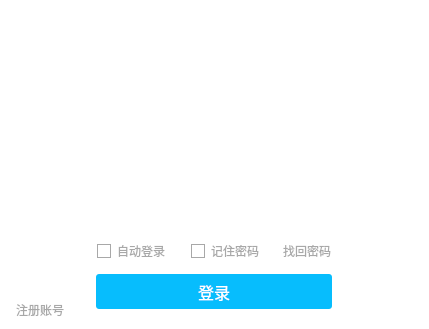
<?xml version="1.0" encoding="UTF-8"?>
<ui version="4.0">
 <class>ChatRoomLoginClass</class>
 <widget class="QWidget" name="ChatRoomLoginClass">
  <property name="geometry">
   <rect>
    <x>0</x>
    <y>0</y>
    <width>429</width>
    <height>329</height>
   </rect>
  </property>
  <property name="windowTitle">
   <string>ChatRoomLogin</string>
  </property>
  <property name="styleSheet">
   <string notr="true">background-color: rgb(255, 255, 255);</string>
  </property>
  <widget class="QCheckBox" name="m_chkAutoLogin">
   <property name="geometry">
    <rect>
     <x>97</x>
     <y>243</y>
     <width>71</width>
     <height>16</height>
    </rect>
   </property>
   <property name="autoFillBackground">
    <bool>false</bool>
   </property>
   <property name="styleSheet">
    <string notr="true">QCheckBox{ color: rgb(168, 168, 168);}
QCheckBox::indicator { border: 1px solid #A8A8A8;}</string>
   </property>
   <property name="text">
    <string>自动登录</string>
   </property>
  </widget>
  <widget class="QCheckBox" name="m_chkRemPasswd">
   <property name="geometry">
    <rect>
     <x>191</x>
     <y>243</y>
     <width>71</width>
     <height>16</height>
    </rect>
   </property>
   <property name="styleSheet">
    <string notr="true">#m_chkRemPasswd{ 
color: rgb(168, 168, 168);
}
#m_chkRemPasswd::indicator { 
border: 1px solid #A8A8A8;
}</string>
   </property>
   <property name="text">
    <string>记住密码</string>
   </property>
   <property name="checked">
    <bool>true</bool>
   </property>
   <property name="tristate">
    <bool>false</bool>
   </property>
  </widget>
  <widget class="QPushButton" name="m_btnLogin">
   <property name="geometry">
    <rect>
     <x>96</x>
     <y>274</y>
     <width>236</width>
     <height>35</height>
    </rect>
   </property>
   <property name="font">
    <font>
     <family>微软雅黑</family>
     <pointsize>12</pointsize>
    </font>
   </property>
   <property name="styleSheet">
    <string notr="true">#m_btnLogin{
border-radius: 3px;
background-color: rgb(7, 189, 253);
color: rgb(255, 255, 255);
}
#m_btnLogin:hover{
background-color: rgb(0, 10, 255);
border-radius: 3px;
background-color: rgb(70, 189, 253);
color: rgb(255, 255, 255);
}</string>
   </property>
   <property name="text">
    <string>登录</string>
   </property>
  </widget>
  <widget class="QLabel" name="m_labAnimation">
   <property name="geometry">
    <rect>
     <x>0</x>
     <y>0</y>
     <width>429</width>
     <height>128</height>
    </rect>
   </property>
   <property name="text">
    <string/>
   </property>
  </widget>
  <widget class="QLabel" name="m_labProfile">
   <property name="geometry">
    <rect>
     <x>178</x>
     <y>92</y>
     <width>72</width>
     <height>72</height>
    </rect>
   </property>
   <property name="styleSheet">
    <string notr="true">border-style:solid;
border-radius: 36px;
background-color: rgba(255, 255, 255,200);</string>
   </property>
   <property name="text">
    <string/>
   </property>
  </widget>
  <widget class="QLabel" name="m_labLogo">
   <property name="geometry">
    <rect>
     <x>7</x>
     <y>2</y>
     <width>54</width>
     <height>32</height>
    </rect>
   </property>
   <property name="styleSheet">
    <string notr="true">background-color: transparent;</string>
   </property>
   <property name="text">
    <string/>
   </property>
  </widget>
  <widget class="QPushButton" name="m_btnRegister">
   <property name="geometry">
    <rect>
     <x>8</x>
     <y>294</y>
     <width>64</width>
     <height>32</height>
    </rect>
   </property>
   <property name="styleSheet">
    <string notr="true">#m_btnRegister{
color: rgb(168, 168, 168);
border-radius: 3px;
}
#m_btnRegister:hover{
color: rgb(120, 120, 120);
}</string>
   </property>
   <property name="text">
    <string>注册账号</string>
   </property>
   <property name="flat">
    <bool>true</bool>
   </property>
  </widget>
  <widget class="QPushButton" name="m_btnFindPassword">
   <property name="geometry">
    <rect>
     <x>275</x>
     <y>235</y>
     <width>64</width>
     <height>32</height>
    </rect>
   </property>
   <property name="styleSheet">
    <string notr="true">#m_btnFindPassword{
color: rgb(168, 168, 168);
border-radius: 3px;
}
#m_btnFindPassword:hover{
color: rgb(120, 120, 120);
}</string>
   </property>
   <property name="text">
    <string>找回密码</string>
   </property>
   <property name="flat">
    <bool>true</bool>
   </property>
  </widget>
  <widget class="QPushButton" name="m_btnClose">
   <property name="geometry">
    <rect>
     <x>399</x>
     <y>0</y>
     <width>30</width>
     <height>30</height>
    </rect>
   </property>
   <property name="styleSheet">
    <string notr="true">#m_btnClose{
border-style:solid;
background-color: rgba(255, 255, 255, 0);
}
#m_btnClose:hover{
border-image:url(./res/login/SelectClose.ico);
}</string>
   </property>
   <property name="text">
    <string/>
   </property>
   <property name="icon">
    <iconset>
     <normaloff>res/login/NormalClose.ico</normaloff>
     <selectedoff>res/login/NormalClose.ico</selectedoff>
     <selectedon>res/login/NormalClose.ico</selectedon>res/login/NormalClose.ico</iconset>
   </property>
   <property name="iconSize">
    <size>
     <width>30</width>
     <height>30</height>
    </size>
   </property>
  </widget>
  <widget class="QPushButton" name="m_btnMin">
   <property name="geometry">
    <rect>
     <x>369</x>
     <y>0</y>
     <width>30</width>
     <height>30</height>
    </rect>
   </property>
   <property name="styleSheet">
    <string notr="true">#m_btnMin{
border-style:solid;
background-color: rgba(255, 255, 255, 0);
}
#m_btnMin:hover{
border-image:url(./res/login/SelectMin.ico);
}</string>
   </property>
   <property name="text">
    <string/>
   </property>
   <property name="icon">
    <iconset>
     <normaloff>res/login/NormalMin.ico</normaloff>res/login/NormalMin.ico</iconset>
   </property>
   <property name="iconSize">
    <size>
     <width>30</width>
     <height>30</height>
    </size>
   </property>
  </widget>
  <widget class="QPushButton" name="m_btnSetting">
   <property name="geometry">
    <rect>
     <x>339</x>
     <y>0</y>
     <width>30</width>
     <height>30</height>
    </rect>
   </property>
   <property name="styleSheet">
    <string notr="true">#m_btnSetting{
border-style:solid;
background-color: rgba(255, 255, 255, 0);
}
#m_btnSetting:hover{
border-image:url(./res/login/SelectSetting.ico);
}</string>
   </property>
   <property name="text">
    <string/>
   </property>
   <property name="icon">
    <iconset>
     <normaloff>res/login/NormalSetting.ico</normaloff>res/login/NormalSetting.ico</iconset>
   </property>
   <property name="iconSize">
    <size>
     <width>30</width>
     <height>30</height>
    </size>
   </property>
  </widget>
  <widget class="QPushButton" name="m_btnQuickResponse">
   <property name="geometry">
    <rect>
     <x>384</x>
     <y>284</y>
     <width>42</width>
     <height>42</height>
    </rect>
   </property>
   <property name="styleSheet">
    <string notr="true">#m_btnQuickResponse{
border-style:solid;
background-color: rgba(255, 255, 255, 0);
}
#m_btnQuickResponse:hover{
border-image:url(./res/login/SelectQuickResponse.ico);
}</string>
   </property>
   <property name="text">
    <string/>
   </property>
   <property name="icon">
    <iconset>
     <normaloff>res/login/NormalQuickResponse.ico</normaloff>res/login/NormalQuickResponse.ico</iconset>
   </property>
   <property name="iconSize">
    <size>
     <width>48</width>
     <height>48</height>
    </size>
   </property>
   <property name="shortcut">
    <string>Ctrl+S</string>
   </property>
  </widget>
  <zorder>m_labAnimation</zorder>
  <zorder>m_labProfile</zorder>
  <zorder>m_chkAutoLogin</zorder>
  <zorder>m_chkRemPasswd</zorder>
  <zorder>m_labLogo</zorder>
  <zorder>m_btnRegister</zorder>
  <zorder>m_btnFindPassword</zorder>
  <zorder>m_btnLogin</zorder>
  <zorder>m_btnClose</zorder>
  <zorder>m_btnMin</zorder>
  <zorder>m_btnSetting</zorder>
  <zorder>m_btnQuickResponse</zorder>
 </widget>
 <layoutdefault spacing="6" margin="11"/>
 <resources/>
 <connections/>
</ui>
